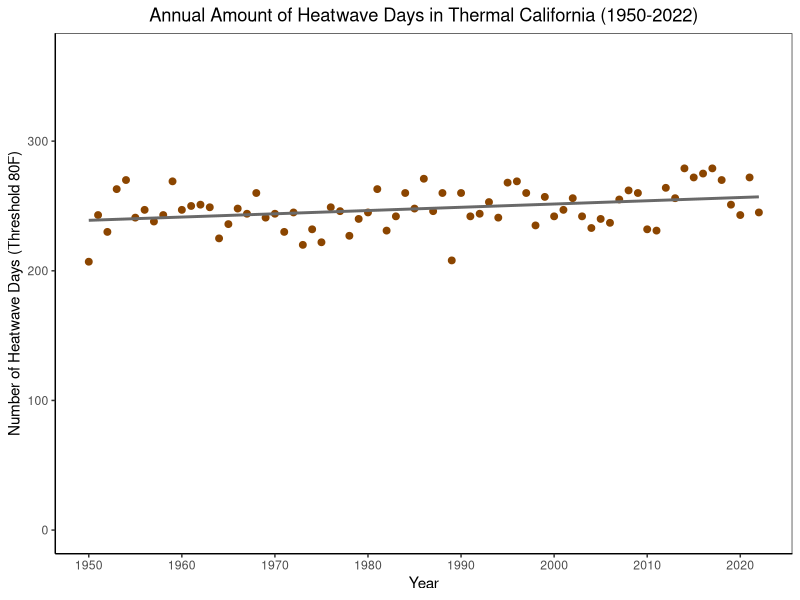
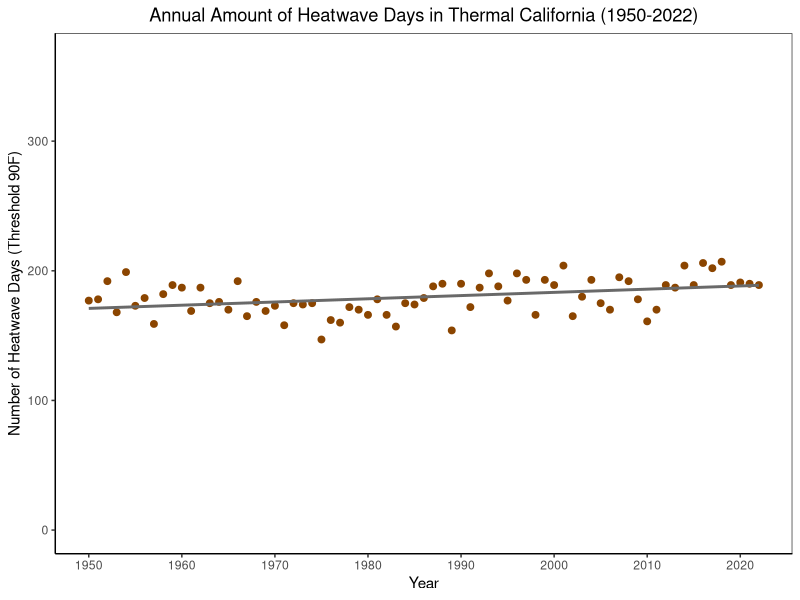
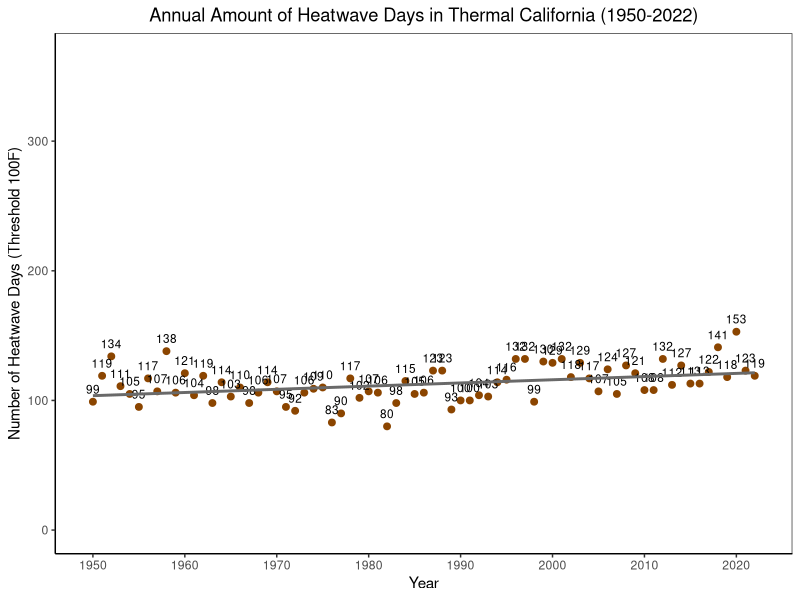
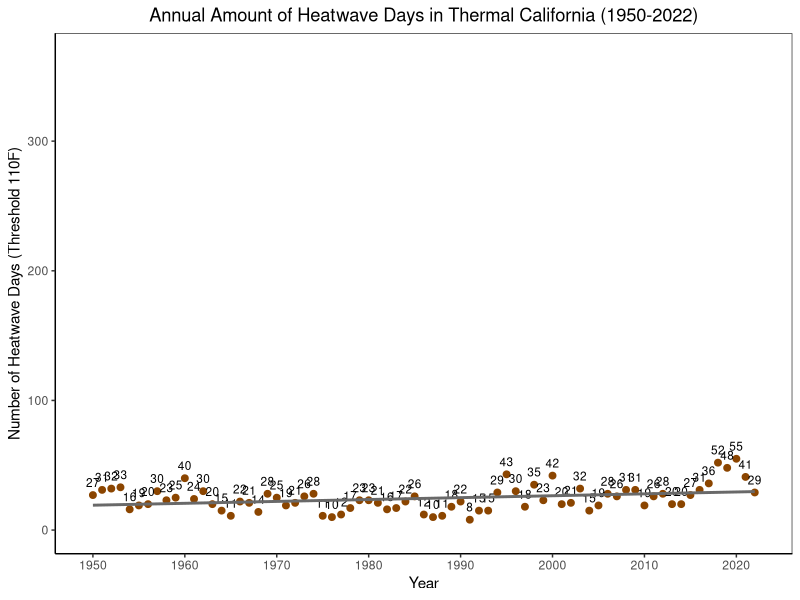
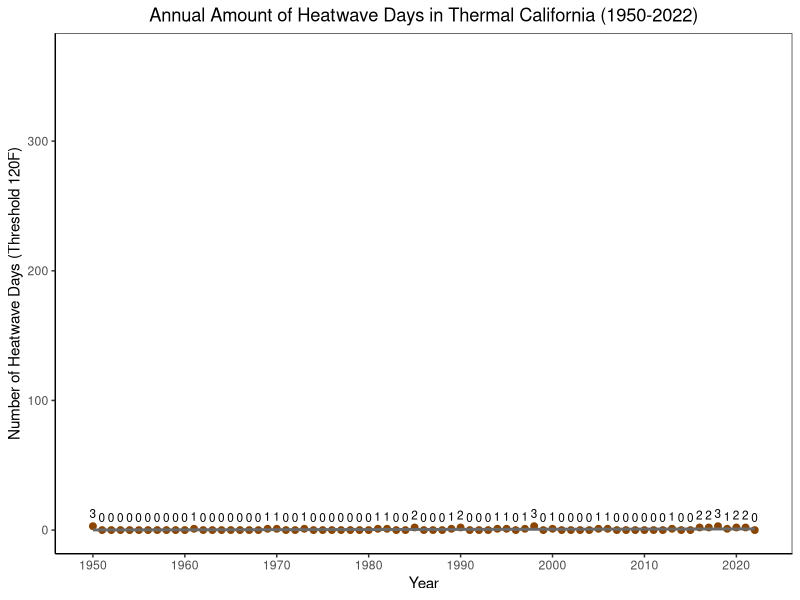
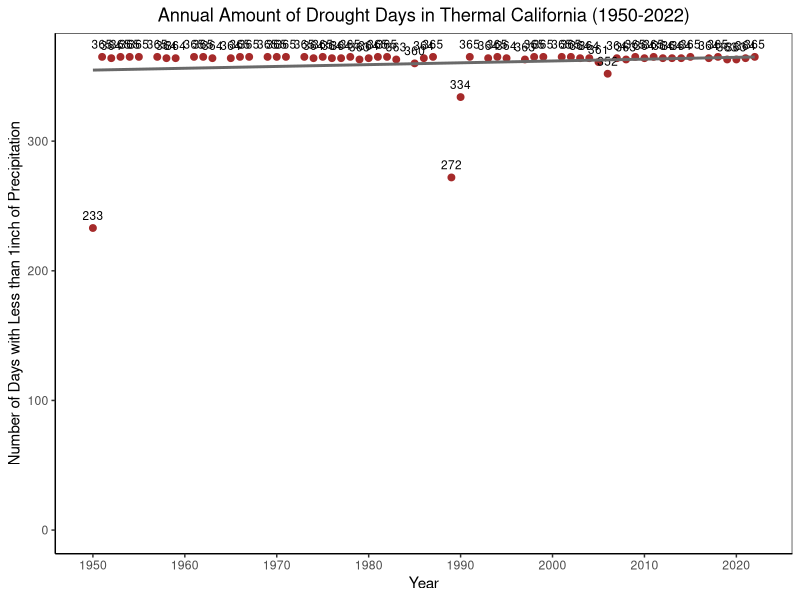
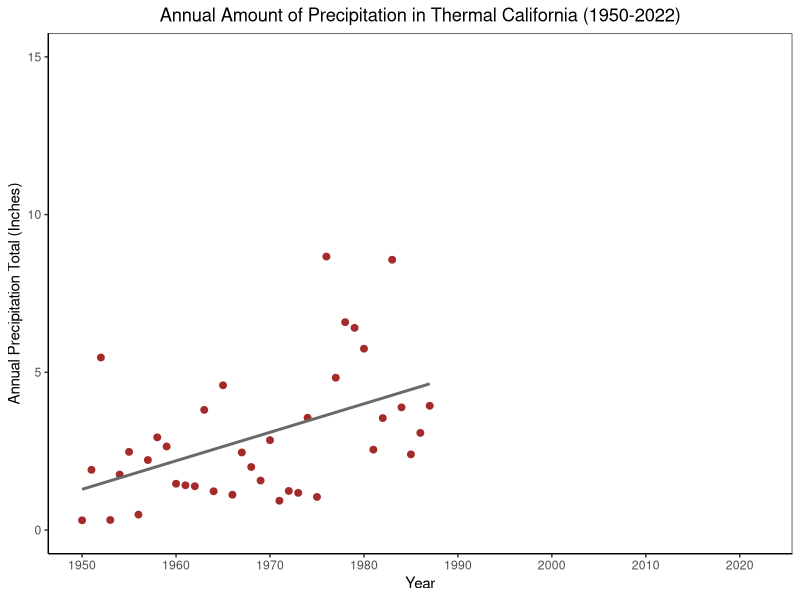

R code for these plots, in order: (Note: this script raises an error after producing the figures.)
## ---- chunk 1
knitr::opts_chunk$set(echo = TRUE)

# load pacakges
library(lubridate)
library(tidyverse)
## ---- chunk 2
climtherm <- read.table("thermal_precip_temp.csv", fill=TRUE, sep=',', header=T) # read in the data
  
head(climtherm) #this lets us look at our data table in the Rmarkdown rather than having to navigate to the data table in the environment

climtidy <- climtherm %>% 
  select(DATE, PRCP, TMAX, TMIN) %>% # selected the columns I want to keep which include date, precipitation, temperature max, and temperature minimum
  mutate(DATE = mdy(DATE)) %>% # converts the date column into the 'date' class
  mutate(YEAR = year(DATE)) # Create new column with just the year in it

## ---- chunk 3
heatwavedays <- climtidy %>% 
  mutate(HEATWAVE = ifelse(climtidy$TMAX >= 80, 1, 0)) %>% # created a new column that puts a 1 down if temp was 80F or higher, and a 0 for all other temperatures. If different heatwave threshold is selected, change the 80 to the new heatwave threshold
  drop_na() # remove NA values, this removed 26 observations
  
  
## ---- chunk 4
# look at data in a chart

heatwavedaystidy <- heatwavedays %>% 
  select(YEAR, HEATWAVE) %>% # pull out only year and heatwave columns
  group_by(YEAR) %>% # have r recognize that the data can be organized into years
  summarise(across(c(HEATWAVE), # add up the number of days a heat wave has occurred in each year
                   list(sum = sum)))

heatwavedaystidy # view table
## ---- chunk 5
# visualize heatwave days in a graph

ggplot(heatwavedaystidy, aes(x = YEAR, y = HEATWAVE_sum)) +
  geom_point(color = "darkorange4", size = 2) +
  geom_smooth(method = 'lm', se = FALSE, color = "dimgrey") +
  labs(y = "Number of Heatwave Days (Threshold 80F)",
       x = "Year",
       title = "Annual Amount of Heatwave Days in Thermal California (1950-2022)") + 
  theme_bw() + 
  theme(plot.title = element_text(hjust = 0.5),
        panel.grid.major = element_blank(),
        panel.grid.minor = element_blank(),
        axis.line = element_line(color = "black")) + 
    ylim(0, 365) +
  scale_x_continuous(breaks = c(1950, 1960, 1970, 1980, 1990, 2000, 2010, 2020))


## ---- chunk 6
heatwavedays90 <- climtidy %>% 
  mutate(HEATWAVE = ifelse(climtidy$TMAX >= 90, 1, 0)) %>% # created a new column that puts a 1 down if temp was 90F or higher, and a 0 for all other temperatures. If different heatwave threshold is selected, change the 90 to the new heatwave threshold
  drop_na() # remove NA values

## ---- chunk 7
# look at data in a chart

heatwavedaystidy90 <- heatwavedays90 %>% 
  select(YEAR, HEATWAVE) %>% # pull out only year and heatwave columns
  group_by(YEAR) %>% # have r recognize that the data can be organized into years
  summarise(across(c(HEATWAVE), # add up the number of days a heat wave has occurred in each year
                   list(sum = sum)))

heatwavedaystidy90 # view table

# create a chart, but only include the top 10 heat wave years
## ---- chunk 8
# visualize heatwave days in a graph

ggplot(heatwavedaystidy90, aes(x = YEAR, y = HEATWAVE_sum)) +
  geom_point(color = "darkorange4", size = 2) +
  geom_smooth(method = 'lm', se = FALSE, color = "dimgrey") +
  labs(y = "Number of Heatwave Days (Threshold 90F)",
       x = "Year",
       title = "Annual Amount of Heatwave Days in Thermal California (1950-2022)") + 
  theme_bw() + 
  theme(plot.title = element_text(hjust = 0.5),
        panel.grid.major = element_blank(),
        panel.grid.minor = element_blank(),
        axis.line = element_line(color = "black")) + 
    ylim(0, 365) +
  scale_x_continuous(breaks = c(1950, 1960, 1970, 1980, 1990, 2000, 2010, 2020))


## ---- chunk 9
# Calculate the slope of the line
slope90F=lm(HEATWAVE_sum~YEAR, data=heatwavedaystidy90) # figure out slope of linear model

summary(slope90F) # view linear model numbers
## ---- chunk 10
heatwavedays100 <- climtidy %>% 
  mutate(HEATWAVE = ifelse(climtidy$TMAX >= 100, 1, 0)) %>% # created a new column that puts a 1 down if temp was 100F or higher, and a 0 for all other temperatures. If different heatwave threshold is selected, change the 100 to the new heatwave threshold
  drop_na() # remove NA values

## ---- chunk 11
# look at data in a chart

heatwavedaystidy100 <- heatwavedays100 %>% 
  select(YEAR, HEATWAVE) %>% # pull out only year and heatwave columns
  group_by(YEAR) %>% # have r recognize that the data can be organized into years
  summarise(across(c(HEATWAVE), # add up the number of days a heat wave has occurred in each year
                   list(sum = sum)))

heatwavedaystidy100 # view table
## ---- chunk 12
# visualize heatwave days in a graph

ggplot(heatwavedaystidy100, aes(x = YEAR, y = HEATWAVE_sum)) +
  geom_point(color = "darkorange4", size = 2) +
  geom_text(mapping = aes (label = HEATWAVE_sum), 
            position = position_dodge(width = 0.9), 
            cex = 3, 
            vjust = -0.9) +
  geom_smooth(method = 'lm', se = FALSE, color = "dimgrey") +
  labs(y = "Number of Heatwave Days (Threshold 100F)",
       x = "Year",
       title = "Annual Amount of Heatwave Days in Thermal California (1950-2022)") + 
  theme_bw() + 
  theme(plot.title = element_text(hjust = 0.5),
        panel.grid.major = element_blank(),
        panel.grid.minor = element_blank(),
        axis.line = element_line(color = "black")) + 
    ylim(0, 365) +
  scale_x_continuous(breaks = c(1950, 1960, 1970, 1980, 1990, 2000, 2010, 2020))


## ---- chunk 13
heatwavedays110 <- climtidy %>% 
  mutate(HEATWAVE = ifelse(climtidy$TMAX >= 110, 1, 0)) %>% # created a new column that puts a 1 down if temp was 110F or higher, and a 0 for all other temperatures. If different heatwave threshold is selected, change the 110 to the new heatwave threshold
  drop_na() # remove NA values

## ---- chunk 14
# look at data in a chart

heatwavedaystidy110 <- heatwavedays110 %>% 
  select(YEAR, HEATWAVE) %>% # pull out only year and heatwave columns
  group_by(YEAR) %>% # have r recognize that the data can be organized into years
  summarise(across(c(HEATWAVE), # add up the number of days a heat wave has occurred in each year
                   list(sum = sum)))

heatwavedaystidy110 # view table
## ---- chunk 15
# visualize heatwave days in a graph

ggplot(heatwavedaystidy110, aes(x = YEAR, y = HEATWAVE_sum)) +
  geom_point(color = "darkorange4", size = 2) +
  geom_text(mapping = aes (label = HEATWAVE_sum), 
            position = position_dodge(width = 0.9), 
            cex = 3, 
            vjust = -0.9) +
  geom_smooth(method = 'lm', se = FALSE, color = "dimgrey") +
  labs(y = "Number of Heatwave Days (Threshold 110F)",
       x = "Year",
       title = "Annual Amount of Heatwave Days in Thermal California (1950-2022)") + 
  theme_bw() + 
  theme(plot.title = element_text(hjust = 0.5),
        panel.grid.major = element_blank(),
        panel.grid.minor = element_blank(),
        axis.line = element_line(color = "black")) + 
    ylim(0, 365) +
  scale_x_continuous(breaks = c(1950, 1960, 1970, 1980, 1990, 2000, 2010, 2020))


## ---- chunk 16
heatwavedays120 <- climtidy %>% 
  mutate(HEATWAVE = ifelse(climtidy$TMAX >= 120, 1, 0)) %>% # created a new column that puts a 1 down if temp was 80F or higher, and a 0 for all other temperatures. If different heatwave threshold is selected, change the 80 to the new heatwave threshold
  drop_na() # remove NA values

## ---- chunk 17
# look at data in a chart

heatwavedaystidy120 <- heatwavedays120 %>% 
  select(YEAR, HEATWAVE) %>% # pull out only year and heatwave columns
  group_by(YEAR) %>% # have r recognize that the data can be organized into years
  summarise(across(c(HEATWAVE), # add up the number of days a heat wave has occurred in each year
                   list(sum = sum)))

heatwavedaystidy120 # view table
## ---- chunk 18
# visualize heatwave days in a graph

ggplot(heatwavedaystidy120, aes(x = YEAR, y = HEATWAVE_sum)) +
  geom_point(color = "darkorange4", size = 2) +
  geom_text(mapping = aes (label = HEATWAVE_sum), 
            position = position_dodge(width = 0.9), 
            cex = 3, 
            vjust = -0.9) +
  geom_smooth(method = 'lm', se = FALSE, color = "dimgrey") +
  labs(y = "Number of Heatwave Days (Threshold 120F)",
       x = "Year",
       title = "Annual Amount of Heatwave Days in Thermal California (1950-2022)") + 
  theme_bw() + 
  theme(plot.title = element_text(hjust = 0.5),
        panel.grid.major = element_blank(),
        panel.grid.minor = element_blank(),
        axis.line = element_line(color = "black")) + 
    ylim(0, 365) +
  scale_x_continuous(breaks = c(1950, 1960, 1970, 1980, 1990, 2000, 2010, 2020))


## ---- chunk 19
droughtdays <- climtidy %>% 
  mutate(DROUGHT = ifelse(climtidy$PRCP <= 1, 1, 0)) %>% # If there is less than 1 inch of rain on that day, then put a 1 in the drought column

  drop_na() 
## ---- chunk 20
totaldroughtdays <- droughtdays %>% 
  select(YEAR, DROUGHT) %>% # pull out only year and drought columns
  group_by(YEAR) %>% # have r recognize that the data can be organized into years
  summarise(across(c(DROUGHT), # add up the number of days a drought has occurred in each year
                   list(sum = sum)))

totaldroughtdays # View table
## ---- chunk 21
# Loosing my damn mind aka visualizing the precipitation

ggplot(totaldroughtdays, aes(x = YEAR, y = DROUGHT_sum)) +
  geom_point(color = "brown", size = 2) +
  geom_text(mapping = aes (label = DROUGHT_sum), 
            position = position_dodge(width = 0.9), 
            cex = 3, 
            vjust = -0.9) +
  geom_smooth(method = 'lm', se = FALSE, color = "dimgrey") +
  labs(y = "Number of Days with Less than 1inch of Precipitation",
       x = "Year",
       title = "Annual Amount of Drought Days in Thermal California (1950-2022)") + 
  theme_bw() + 
  theme(plot.title = element_text(hjust = 0.5),
        panel.grid.major = element_blank(),
        panel.grid.minor = element_blank(),
        axis.line = element_line(color = "black")) + 
    ylim(0, 365) +
  scale_x_continuous(breaks = c(1950, 1960, 1970, 1980, 1990, 2000, 2010, 2020))


## ---- chunk 22
totaldroughtdays <- climtidy %>% 
  select(YEAR, PRCP) %>% # pull out only year and drought columns
  group_by(YEAR) %>% # have r recognize that the data can be organized into years
  summarise(across(c(PRCP), # add up the number of days a drought has occurred in each year
                   list(sum = sum)))

totaldroughtdays # View table
## ---- chunk 23
# Loosing my damn mind aka visualizing the precipitation

ggplot(totaldroughtdays, aes(x = YEAR, y = PRCP_sum)) +
  geom_point(color = "brown", size = 2) +
  geom_smooth(method = 'lm', se = FALSE, color = "dimgrey") +
  labs(y = "Annual Precipitation Total (Inches)",
       x = "Year",
       title = "Annual Amount of Precipitation in Thermal California (1950-2022)") + 
  theme_bw() + 
  theme(plot.title = element_text(hjust = 0.5),
        panel.grid.major = element_blank(),
        panel.grid.minor = element_blank(),
        axis.line = element_line(color = "black")) + 
    ylim(0, 15) +
  scale_x_continuous(breaks = c(1950, 1960, 1970, 1980, 1990, 2000, 2010, 2020))


## ---- chunk 24
slopedroughtdays=lm(PRCP_sum~YEAR, data=totaldroughtdays) # figure out slope of linear model

summary(slopedroughtdays) # view linear model numbers
## ---- chunk 25

returnperiod=(totaldroughtdays+1)/sum(droughtdays$DROUGHT,na.rm=TRUE)

returnperiod


## ---- chunk 26
climtest <- climtherm

climtest$drought = ifelse(climtest$PRCP <= 1, 1, 0)
nyrs=length(unique(year(date)))

retper=(nyrs+1)/sum(climtest$drought,na.rm=TRUE)


retper
